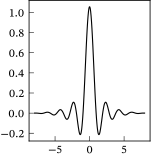

The Python source for this figure:
from pathlib import PurePath

import matplotlib.pyplot as plt
import numpy as np
import pywt

plt.style.use("sigproc")

phi, psi, x = pywt.Wavelet("dmey").wavefun(level=5)
t = x[np.argmax(phi)]
x, phi = np.transpose([(x[k] - t, phi[k]) for k in range(len(x)) if abs(x[k] - t) < 8])

fig, ax = plt.subplots()
ax.plot(x, phi)
fig.savefig(str(PurePath(__file__).parent / (PurePath(__file__).stem + ".pdf")))
